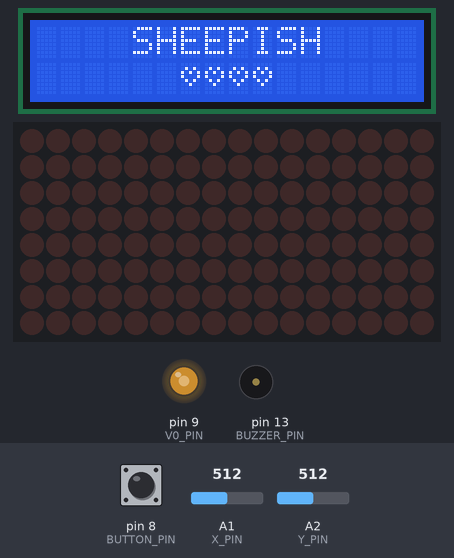
The sketch below on a simulated Arduino Uno, built with avr-gcc and run on an emulated ATmega328P. Shown: 16×2 character LCD, 16×8 LED matrix, output pins drawn as LEDs (lit = HIGH), buzzer (waves = sounding). Inputs (shaded band) come from the test bench; at power-on: pin 8 (BUTTON_PIN) LOW, A1 (X_PIN) = 512, A2 (Y_PIN) = 512. Random numbers use the default seed unless the sketch sets one; what the sketch prints to the serial monitor is not drawn.

Above: at 1.2 s.
1.3 s: pin 8 (BUTTON_PIN) pulled HIGH for 0.15 s
At 1.54 s:
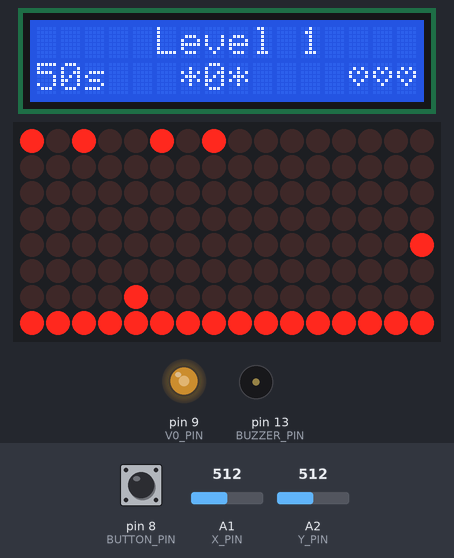
2.0 s: A1 (X_PIN) set to 584
4.4 s: A1 (X_PIN) set to 610
At 5.53 s:
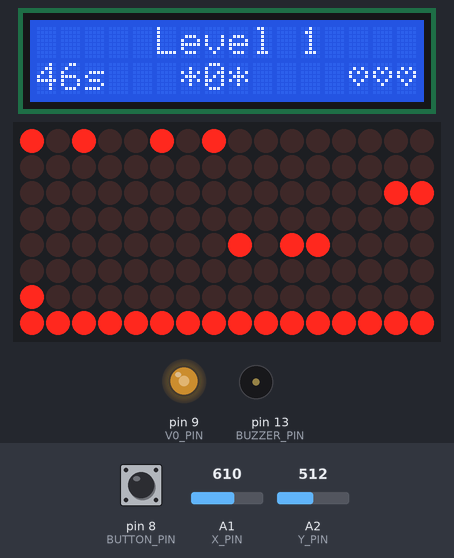
6.6 s: A2 (Y_PIN) set to 407
9.4 s: A2 (Y_PIN) set to 387
At 11.53 s:
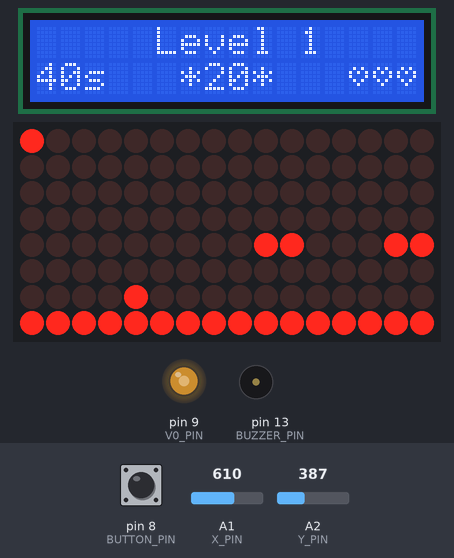
11.6 s: A1 (X_PIN) set to 306
At 15.7 s:
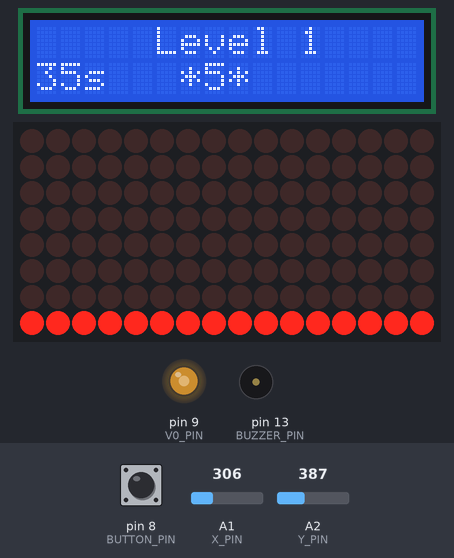
Timing chart, 0 to 16.3 s (numbered marks = the images above; inputs shaded):
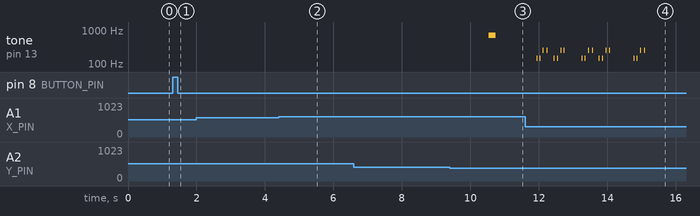

Measured:
- the behaviour switches between 600 and 601 on A1 (X_PIN) (found by bisection; images 1 and 2)
- the behaviour switches between 400 and 399 on A2 (Y_PIN) (found by bisection; images 2 and 3)
- after the input at 1.3 s, the display: changes at once (image 1)
- after the input at 9.4 s, tone on pin 13 (BUZZER_PIN): silent → 700 Hz after 1.1 s, → silent 0.21 s later
- after the input at 11.6 s, tone on pin 13 (BUZZER_PIN): plays 150 Hz for 0.02 s, 150 Hz for 0.02 s, 250 Hz for 0.02 s, 250 Hz for 0.02 s, 150 Hz for 0.02 s, 150 Hz for 0.02 s … (20 notes in this stretch), starting after 0.34 s
- what the display in image 2 shows lasts 0.4 s, from 5.3 s to 5.7 s

The sketch:

OAIA_bicolora.ino
```cpp
#include "LedControl.h" //  need the library
LedControl lc = LedControl(12, 11, 10, 2); //DIN, CLK, LOAD, No. DRIVER: rosu + verde de la matricea bicolora

#include <LiquidCrystal.h>
#define V0_PIN 9
LiquidCrystal lcd(2, 3, 4, 5, 6, 7);

#define X_PIN A1
#define Y_PIN A2

#define BUTTON_PIN 8
#define BUZZER_PIN 13

byte green[8] = {B00000000, B00000000, B00000000, B00000000, B00000000, B00000000, B00000000, B11111111};
byte red[8] = {B00000000, B00000000, B00000000, B00000000, B00000000, B00000000, B00000000, B11111111};

/*
              columns
   row 0: 7 6 5 4 3 2 1 0
   row 1: 7 6 5 4 3 2 1 0
   ...
*/

int rowValue, colValue; /// pozitiile pe care le ia oaia

bool stop = false; /// cat timp merge jocul pe matrice
bool lost = false;

struct pen {
  int col; bool done; // col = coloana tarcului, done = daca a fost vizitat
} pen[8];
int nrPen = 4;

unsigned long time; /// = millis()
int movePeriod = 200, blinkPenPeriod = 400, moveCarsPeriod = 500, oneSecond = 1000, freezePeriod = 100;
unsigned long freezeTime, timeToMove = 0, blinkPenTime = 0, createTime = 0, moveCarsTime = moveCarsPeriod, updateDisplayTime = 0;

int score, nrLives, nrLevel, levelPeriod, dontMoveTime = 0, currentTime, freezeStage = 0, buzzerStopTime;

bool displayPressTheButton = false, continueButton = true,  blinkButton = false, freeze = false;

void startPosition() ///pozitia pe care o ia oaia
{
  rowValue = 6;
  colValue = 3;
}
void setPeriodTimes()
{
  timeToMove = time;
  blinkPenTime = time;
  createTime = time;
  moveCarsTime = time + moveCarsPeriod;
  updateDisplayTime = time;
}
void setLevel()
{
  startPosition();
  for (int i = 0; i < nrPen; i++)
  {
    pen[i].done = false;
  }
  setPen();
  setPeriodTimes();
}
void startFirstLevel()
{
  setLevel();
  levelPeriod = 50;
  score = 0;
  currentTime = levelPeriod;
  nrLives = 3;
  nrLevel = 1;
  startPosition();
}
void nextLevel()
{
  setLevel();
  nrLevel++;
  if (levelPeriod > 25) levelPeriod -= 5;
  currentTime = levelPeriod;
  if (moveCarsPeriod > 300) moveCarsPeriod -= 30;
}

void joystick_value(int value, int &matrix_value)
{
  /*Serial.println(value);
       0
    0     1023
      1023
  */

  if (value < 400)
  {
    matrix_value--;
    if (matrix_value == -1) matrix_value = 0;
  }
  else if (value > 600)
  {
    matrix_value++;
    if (matrix_value == 8) matrix_value = 7;
  }

}

void setPen() /// setam coloanele celor 4 tarcuri
{
  pen[0].col = 7;
  pen[1].col = 5;
  pen[2].col = 2;
  pen[3].col = 0;
}

void blinkPen() /// animatia de clipire a tarcurilor
{
  for (int k = 0; k < nrPen; k++)
    if (pen[k].done == false)
    {
      int column = pen[k].col;
      if (bitRead(green[0], column) == 1) bitWrite(green[0], column, 0);
      else bitWrite(green[0], column, 1);
    }
    else bitWrite(green[0], pen[k].col, 1);
}

void displayMatrix(int nrDriver, byte matrix[]) /// 0 = verde; 1 = rosu
{
  for (int row = 0; row < 8; row++)
    for (int col = 0; col < 8; col++)
    {
      lc.setLed(nrDriver, row, col, bitRead(matrix[row], col));
    }
}

void deleteMatrix(int r) // sterge matricea incepand cu linia r
{
  for (int row = r; row < 7; row++)
    for (int col = 0; col < 8; col++)
    {
      bitWrite(green[row], col, 0);
      bitWrite(red[row], col, 0);
    }
  for (int col = 0; col < 8; col++)
  {
    bitWrite(green[7], col, 1);
    bitWrite(red[7], col, 1);
  }
}


void setup()
{

  lc.shutdown(0, false); lc.shutdown(1, false);  // turn off power saving, enables display

  lc.clearDisplay(0); lc.clearDisplay(1); // clear screen

  lc.setIntensity(0, 15); lc.setIntensity(1, 15); // sets brightness (0~15 possible values)

  Serial.begin(9600);

  randomSeed(analogRead(0));

  pinMode(V0_PIN, OUTPUT); // PWN in loc de POTENTIOMETRU
  analogWrite(V0_PIN, 140); // PWN in loc de POTENTIOMETRU
  lcd.begin(16, 2);
  lcd.clear();


  byte heart[8] =  { B00000, B01010, B10101, B10001, B01010, B00100, B00000, B00000};
  //byte rightArrow[8] =  { B00000, B00100, B00110, B11111, B00110, B00100, B00000, B00000};
  byte arrow[8] = { B00100, B01110, B11111, B00100, B00100, B00100, B00100, B00000};

  lcd.createChar(1, heart);
  lcd.createChar(2, arrow);

  pinMode(BUTTON_PIN, INPUT);
  pinMode(BUZZER_PIN, OUTPUT);

  stop = true; nrLevel = 0;

}

void createCar() /// creeaza o masina pe o linie random de la 2 la 4
{
  bitSet(red[random(2, 5)], 7); // 7 e prima poz
}

void moveCars()
{
  // row 0: 7 6 5 4 3 2 1 0
  // row 1: 7 6 5 4 3 2 1 0
  // ...

  for (int row = 4; row >= 2; row--)
  {
    if (bitRead(red[row], 0) == 1 && bitRead(red[row], 1) == 0)
    {
      bitWrite(red[row], 0, 0);
    }

    if (bitRead(red[row], 0) == 1 && bitRead(red[row], 1) == 1)
    {
      bitWrite(red[row], 1, 0);
    }

    for (int col = 1; col <= 6; col++)
    {
      if (bitRead(red[row], col) == 1 && bitRead(red[row], col + 1) == 1)
      {
        bitWrite(red[row], col - 1, 1);
        bitWrite(red[row], col + 1, 0);
      }
    }

    if (bitRead(red[row], 7) == 1)
    {
      bitWrite(red[row], 6, 1);
    }

  }
}

bool checkPen(int col) /// verifica daca ai mai fost, in caz contrar done devine true
{
  for (int i = 0; i < nrPen; i++)
    if (col == pen[i].col)
    {
      if (pen[i].done == false)
      {
        pen[i].done = true;
        return true;
      }
      else return false;
    }

  return false;
}

bool checkLastPen() /// verifica daca mai exista tarcuri de vizitat
{
  for (int i = 0; i < nrPen; i++)
    if (pen[i].done == false)
      return false;
  return true;
}


void printLevel()
{
  lcd.setCursor(5, 0);
  lcd.print("Level ");
  lcd.print(nrLevel);
}
void printTime(int time)
{
  lcd.setCursor(0, 1);
  lcd.print(time);
  lcd.print("s");
  if (time == 0) {
    stop = true;
    lost = true;
    displayPressTheButton = false;
  }
}

void printLives()
{
  int col = 15; /// ultima col din lcd
  for (int k = 0; k < nrLives; k++)
  {
    lcd.setCursor(col--, 1);
    lcd.write(1);
  }
  if (nrLives == 0) {
    stop = true;
    lost = true;
    displayPressTheButton = false;
  }
}
void printScore()
{
  lcd.setCursor(6, 1);
  lcd.print("*");
  lcd.print(score);
  lcd.print("*");
}


void displayMenu()
{
  if (lost == true) /// daca ai pierdut
  {
    lcd.clear();
    if (displayPressTheButton == false)
    {
      lcd.setCursor(4, 0);
      lcd.print("GAME OVER");

      lcd.setCursor(0, 1);
      lcd.print("YOU SCORED: ");
      lcd.print(score);
      displayPressTheButton = true;
    }
    else
    {
      lcd.setCursor(0, 0);
      lcd.print("Press the button");

      lcd.setCursor(2, 1);
      lcd.print("to restart "); lcd.write(2);
      displayPressTheButton = false;
    }
    updateDisplayTime += 5 * oneSecond;

  }
  else if (nrLevel == 0)  /// primul meniu
  {
    lcd.clear();
    if (displayPressTheButton == false)
    {
      lcd.setCursor(4, 0);
      lcd.print("SHEEPISH");
      lcd.setCursor(6, 1);
      lcd.write(1); lcd.write(1); lcd.write(1); lcd.write(1);

      displayPressTheButton = true;
    }
    else
    {
      lcd.setCursor(0, 0);
      lcd.print("Press the button");

      lcd.setCursor(4, 1);
      lcd.print("to play "); lcd.write(2);
      displayPressTheButton = false;
    }
    updateDisplayTime += 5 * oneSecond;

  }
  else /// meniul dintre nivele
  {
    lcd.clear();

    lcd.setCursor(3, 0);
    lcd.print("Score: "); lcd.print(score);

    if (blinkButton == true)
    {
      if (continueButton == false)
      {
        lcd.setCursor(0, 1);
        lcd.print("Continue");
      }
      else
      {
        lcd.setCursor(9, 1);
        lcd.print("Restart");
      }
      blinkButton = false;
      updateDisplayTime += 300;
    }
    else
    {
      lcd.setCursor(0, 1);
      lcd.print("Continue Restart");
      blinkButton = true;
      updateDisplayTime += 600;
    }

  }
}
void carCollision(int r, int c)
{
  if (score > 0) score -= 5;
  freezeTime = time;
  freezeStage = 1;
  freeze = true;
  nrLives--;
  bitWrite(green[r], c, 0);
}
void changeMatrix(int r, int c) /// animatia de coliziune
{
  if (freezeStage % 5 == 1)
  {
    tone(BUZZER_PIN, 150);
    bitWrite(red[r], c, 0);
    bitWrite(red[r], c + 1, 1);
    bitWrite(red[r], c - 1, 1);
    bitWrite(red[r + 1], c, 1);
    bitWrite(red[r - 1], c, 1);
    //displayMatrix(1,red); delay(freezePeriod);
  }
  else if (freezeStage % 5 == 2)
  {
    tone(BUZZER_PIN, 150);
    for (int col = c - 1; col <= c + 1; col++)
    {
      bitWrite(red[r - 2], col, 1);
      bitWrite(red[r + 2], col, 1);
    }
    for (int row = r - 1; row <= r + 1; row++)
    {
      bitWrite(red[row], c - 2, 1);
      bitWrite(red[row], c + 2, 1);
    }
    //displayMatrix(1,red); delay(freezePeriod);
  }
  else if (freezeStage % 5 == 3)
  {
    tone(BUZZER_PIN, 250);
    bitWrite(red[r - 2], c - 1, 0);
    bitWrite(red[r - 2], c + 1, 0);
    bitWrite(red[r + 2], c - 1, 0);
    bitWrite(red[r + 2], c + 1, 0);
    bitWrite(red[r - 1], c - 2, 0);
    bitWrite(red[r - 1], c + 2, 0);
    bitWrite(red[r + 1], c - 2, 0);
    bitWrite(red[r + 1], c + 2, 0);
    bitWrite(red[r - 1], c - 1, 1);
    bitWrite(red[r - 1], c + 1, 1);
    bitWrite(red[r + 1], c - 1, 1);
    bitWrite(red[r + 1], c + 1, 1);
    //displayMatrix(1,red); delay(freezePeriod);
  }
  else if (freezeStage % 5 == 4)
  {
    tone(BUZZER_PIN, 250);
    bitWrite(red[r - 1], c - 1, 0);
    bitWrite(red[r - 1], c + 1, 0);
    bitWrite(red[r + 1], c - 1, 0);
    bitWrite(red[r + 1], c + 1, 0);
    bitWrite(red[r - 2], c, 1);
    bitWrite(red[r + 2], c, 1);
    bitWrite(red[r], c - 2, 1);
    bitWrite(red[r], c + 2, 1);
    //displayMatrix(1,red); delay(freezePeriod);
  }
  else
  {
    bitWrite(red[r], c, 1);
    bitWrite(red[r - 2], c, 0);
    bitWrite(red[r + 2], c, 0);
    bitWrite(red[r], c - 2, 0);
    bitWrite(red[r], c + 2, 0);
    //displayMatrix(1,red); delay(freezePeriod);
  }

  freezeStage++;
}
void loop()
{
  Serial.println (buzzerStopTime);
  if (buzzerStopTime > 0) buzzerStopTime --;
    else noTone(BUZZER_PIN);

  time = millis();
  if (stop == true) /// lcd-ul afiseaza un meniu
  {
    int value = analogRead(X_PIN);
    if (value < 400) continueButton = true;
      else if (value > 600) continueButton = false;

    if (digitalRead(BUTTON_PIN) == 1)
    {
      if (nrLevel == 0 || lost == true || continueButton == false) startFirstLevel();
        else nextLevel();
      lost = false;
      stop = false;
    }

    if (time > updateDisplayTime) displayMenu();

  }
  else
  {

    if (time > updateDisplayTime)
    {
      lcd.clear();
      printLevel();
      printTime(currentTime);
      printScore();
      printLives();
      currentTime--;
      updateDisplayTime += oneSecond;

    }

    if (freeze == false)
    {

      if (time > blinkPenTime) /// animatia de clipire a tarcurilor
      {
        blinkPen();
        blinkPenTime += blinkPenPeriod;
      }

      if (time > moveCarsTime) /// misca toate masinile o data la moveCarsPeriod
      {
        moveCars();
        moveCarsTime += moveCarsPeriod;
      }

      if (time > createTime) /// creeaz o masina o data la 1.5 - 2.5 sec
      {
        createCar();
        createTime += random(1500, 2500);
      }

      if (time > timeToMove) /// se misca oaia
      {
        if (dontMoveTime == 0)
        {
          joystick_value(analogRead(Y_PIN), rowValue);
          joystick_value(analogRead(X_PIN), colValue);
          if (rowValue == 7) rowValue = 6;

          bitWrite(green[rowValue], 7 - colValue, 1);


          if (bitRead(red[rowValue], 7 - colValue) == 1) /// daca acolo se afla un punct rosu pe matrice = masina
            carCollision(rowValue, 7 - colValue);

        }
        else dontMoveTime -= movePeriod; /// oaia sta nemiscata cat timp dontMoveTime>0


        displayMatrix(1, red); displayMatrix(0, green); /// afiseaza matricea

        if (dontMoveTime == 0)
          bitWrite(green[rowValue], 7 - colValue, 0);

        if (rowValue == 0 && checkPen(7 - colValue) == true) /// daca se afla intr-un tarc
        {
          tone(BUZZER_PIN, 700);
          buzzerStopTime = 60;
          score += 20; // Serial.println("+20p tarc");
          if (checkLastPen() == true) /// daca este ultimul treci la meniul dintre nivele
          {
            stop = true;
            score = score + currentTime + 1; // Serial.println(currentTime+1);
          }
          else /// altfel se duce la poz de start si sta nemiscata o secunda
          {
            dontMoveTime = 1000;
            startPosition();
            bitWrite(green[rowValue], 7 - colValue, 1);
          }
        }
        timeToMove += movePeriod;
      }

    }
    else /// coliziune cu o masina
    {
      Serial.println(freezeStage);
      Serial.print(time);
      Serial.print(" ");
      Serial.println(freezeTime);

      if (time > freezeTime)
      {
        changeMatrix(rowValue, 7 - colValue);
        displayMatrix(1, red);
        freezeTime += freezePeriod;
      }
      if (freezeStage == 11)
      {
        freeze = false;
        deleteMatrix(1); startPosition();
        displayMatrix(1, red);
        displayMatrix(0, green);
        setPeriodTimes();
      }
    }

    if (stop == true) /// urmeaza un meniu
    {
      deleteMatrix(0);
      displayMatrix(1, red);
      displayMatrix(0, green);
    }

  }


}
```
